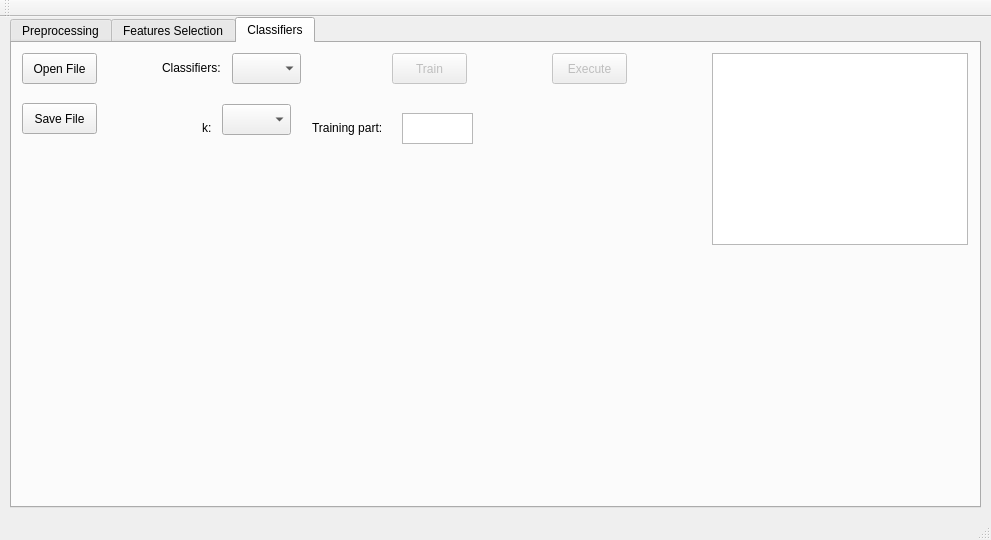
<?xml version="1.0" encoding="UTF-8"?>
<ui version="4.0">
 <class>MainWindow</class>
 <widget class="QMainWindow" name="MainWindow">
  <property name="geometry">
   <rect>
    <x>0</x>
    <y>0</y>
    <width>991</width>
    <height>540</height>
   </rect>
  </property>
  <property name="windowTitle">
   <string>MainWindow</string>
  </property>
  <widget class="QWidget" name="centralWidget">
   <widget class="QTabWidget" name="tabWidget">
    <property name="enabled">
     <bool>true</bool>
    </property>
    <property name="geometry">
     <rect>
      <x>10</x>
      <y>0</y>
      <width>971</width>
      <height>491</height>
     </rect>
    </property>
    <property name="currentIndex">
     <number>2</number>
    </property>
    <widget class="QWidget" name="tabP">
     <attribute name="title">
      <string>Preprocessing</string>
     </attribute>
     <widget class="QPushButton" name="PpushButtonSelectFolder">
      <property name="geometry">
       <rect>
        <x>10</x>
        <y>10</y>
        <width>101</width>
        <height>31</height>
       </rect>
      </property>
      <property name="text">
       <string>Select Folder</string>
      </property>
     </widget>
     <widget class="QGraphicsView" name="PgraphicsView">
      <property name="geometry">
       <rect>
        <x>680</x>
        <y>30</y>
        <width>256</width>
        <height>192</height>
       </rect>
      </property>
      <property name="interactive">
       <bool>true</bool>
      </property>
      <property name="viewportUpdateMode">
       <enum>QGraphicsView::MinimalViewportUpdate</enum>
      </property>
     </widget>
     <widget class="QGraphicsView" name="PgraphicsViewEdge">
      <property name="geometry">
       <rect>
        <x>680</x>
        <y>250</y>
        <width>256</width>
        <height>192</height>
       </rect>
      </property>
     </widget>
    </widget>
    <widget class="QWidget" name="tabFS">
     <attribute name="title">
      <string>Features Selection</string>
     </attribute>
     <widget class="QPushButton" name="FSpushButtonOpenFile">
      <property name="geometry">
       <rect>
        <x>10</x>
        <y>10</y>
        <width>75</width>
        <height>31</height>
       </rect>
      </property>
      <property name="text">
       <string>Open File</string>
      </property>
     </widget>
     <widget class="QPushButton" name="FSpushButtonSaveFile">
      <property name="geometry">
       <rect>
        <x>10</x>
        <y>60</y>
        <width>75</width>
        <height>31</height>
       </rect>
      </property>
      <property name="text">
       <string>Save File</string>
      </property>
     </widget>
     <widget class="QComboBox" name="FScomboBox">
      <property name="geometry">
       <rect>
        <x>250</x>
        <y>10</y>
        <width>69</width>
        <height>31</height>
       </rect>
      </property>
     </widget>
     <widget class="QLabel" name="label">
      <property name="geometry">
       <rect>
        <x>150</x>
        <y>10</y>
        <width>101</width>
        <height>31</height>
       </rect>
      </property>
      <property name="text">
       <string>&lt;html&gt;&lt;head/&gt;&lt;body&gt;&lt;p&gt;&lt;span style=&quot; font-size:9pt;&quot;&gt;Feature number:&lt;/span&gt;&lt;/p&gt;&lt;/body&gt;&lt;/html&gt;</string>
      </property>
     </widget>
     <widget class="QRadioButton" name="FSradioButtonFisher">
      <property name="geometry">
       <rect>
        <x>251</x>
        <y>50</y>
        <width>71</width>
        <height>20</height>
       </rect>
      </property>
      <property name="text">
       <string>Fisher</string>
      </property>
      <property name="checked">
       <bool>true</bool>
      </property>
     </widget>
     <widget class="QRadioButton" name="FSradioButtonSFS">
      <property name="geometry">
       <rect>
        <x>250</x>
        <y>80</y>
        <width>82</width>
        <height>21</height>
       </rect>
      </property>
      <property name="text">
       <string>SFS</string>
      </property>
     </widget>
     <widget class="QPushButton" name="FSpushButtonCompute">
      <property name="geometry">
       <rect>
        <x>380</x>
        <y>10</y>
        <width>75</width>
        <height>31</height>
       </rect>
      </property>
      <property name="text">
       <string>Compute</string>
      </property>
     </widget>
     <widget class="QTextBrowser" name="FStextBrowserDatabaseInfo">
      <property name="geometry">
       <rect>
        <x>700</x>
        <y>10</y>
        <width>256</width>
        <height>192</height>
       </rect>
      </property>
     </widget>
    </widget>
    <widget class="QWidget" name="tabC">
     <attribute name="title">
      <string>Classifiers</string>
     </attribute>
     <widget class="QPushButton" name="CpushButtonOpenFile">
      <property name="geometry">
       <rect>
        <x>10</x>
        <y>10</y>
        <width>75</width>
        <height>31</height>
       </rect>
      </property>
      <property name="text">
       <string>Open File</string>
      </property>
     </widget>
     <widget class="QPushButton" name="CpushButtonSaveFile">
      <property name="geometry">
       <rect>
        <x>10</x>
        <y>60</y>
        <width>75</width>
        <height>31</height>
       </rect>
      </property>
      <property name="text">
       <string>Save File</string>
      </property>
     </widget>
     <widget class="QComboBox" name="CcomboBoxK">
      <property name="geometry">
       <rect>
        <x>210</x>
        <y>61</y>
        <width>69</width>
        <height>31</height>
       </rect>
      </property>
     </widget>
     <widget class="QLabel" name="ClabelK">
      <property name="geometry">
       <rect>
        <x>190</x>
        <y>70</y>
        <width>20</width>
        <height>31</height>
       </rect>
      </property>
      <property name="text">
       <string>&lt;html&gt;&lt;head/&gt;&lt;body&gt;&lt;p&gt;&lt;span style=&quot; font-size:9pt;&quot;&gt;k:&lt;/span&gt;&lt;/p&gt;&lt;/body&gt;&lt;/html&gt;</string>
      </property>
     </widget>
     <widget class="QPushButton" name="CpushButtonTrain">
      <property name="enabled">
       <bool>false</bool>
      </property>
      <property name="geometry">
       <rect>
        <x>380</x>
        <y>10</y>
        <width>75</width>
        <height>31</height>
       </rect>
      </property>
      <property name="text">
       <string>Train</string>
      </property>
     </widget>
     <widget class="QLabel" name="ClabelClassifiers">
      <property name="geometry">
       <rect>
        <x>150</x>
        <y>10</y>
        <width>71</width>
        <height>31</height>
       </rect>
      </property>
      <property name="text">
       <string>&lt;html&gt;&lt;head/&gt;&lt;body&gt;&lt;p&gt;&lt;span style=&quot; font-size:9pt;&quot;&gt;Classifiers:&lt;/span&gt;&lt;/p&gt;&lt;/body&gt;&lt;/html&gt;</string>
      </property>
     </widget>
     <widget class="QComboBox" name="CcomboBoxClassifiers">
      <property name="geometry">
       <rect>
        <x>220</x>
        <y>10</y>
        <width>69</width>
        <height>31</height>
       </rect>
      </property>
      <property name="editable">
       <bool>false</bool>
      </property>
     </widget>
     <widget class="QPlainTextEdit" name="CplainTextEditTrainingPart">
      <property name="geometry">
       <rect>
        <x>390</x>
        <y>70</y>
        <width>71</width>
        <height>31</height>
       </rect>
      </property>
      <property name="readOnly">
       <bool>true</bool>
      </property>
     </widget>
     <widget class="QPushButton" name="CpushButtonExecute">
      <property name="enabled">
       <bool>false</bool>
      </property>
      <property name="geometry">
       <rect>
        <x>540</x>
        <y>10</y>
        <width>75</width>
        <height>31</height>
       </rect>
      </property>
      <property name="text">
       <string>Execute</string>
      </property>
     </widget>
     <widget class="QLabel" name="ClabelTraningPart">
      <property name="geometry">
       <rect>
        <x>300</x>
        <y>70</y>
        <width>81</width>
        <height>31</height>
       </rect>
      </property>
      <property name="text">
       <string>&lt;html&gt;&lt;head/&gt;&lt;body&gt;&lt;p&gt;&lt;span style=&quot; font-size:9pt;&quot;&gt;Training part:&lt;/span&gt;&lt;/p&gt;&lt;/body&gt;&lt;/html&gt;</string>
      </property>
     </widget>
     <widget class="QTextBrowser" name="CtextBrowser">
      <property name="geometry">
       <rect>
        <x>700</x>
        <y>10</y>
        <width>256</width>
        <height>192</height>
       </rect>
      </property>
     </widget>
    </widget>
   </widget>
  </widget>
  <widget class="QMenuBar" name="menuBar">
   <property name="geometry">
    <rect>
     <x>0</x>
     <y>0</y>
     <width>991</width>
     <height>26</height>
    </rect>
   </property>
  </widget>
  <widget class="QToolBar" name="mainToolBar">
   <attribute name="toolBarArea">
    <enum>TopToolBarArea</enum>
   </attribute>
   <attribute name="toolBarBreak">
    <bool>false</bool>
   </attribute>
  </widget>
  <widget class="QStatusBar" name="statusBar"/>
 </widget>
 <layoutdefault spacing="6" margin="11"/>
 <resources/>
 <connections/>
</ui>
